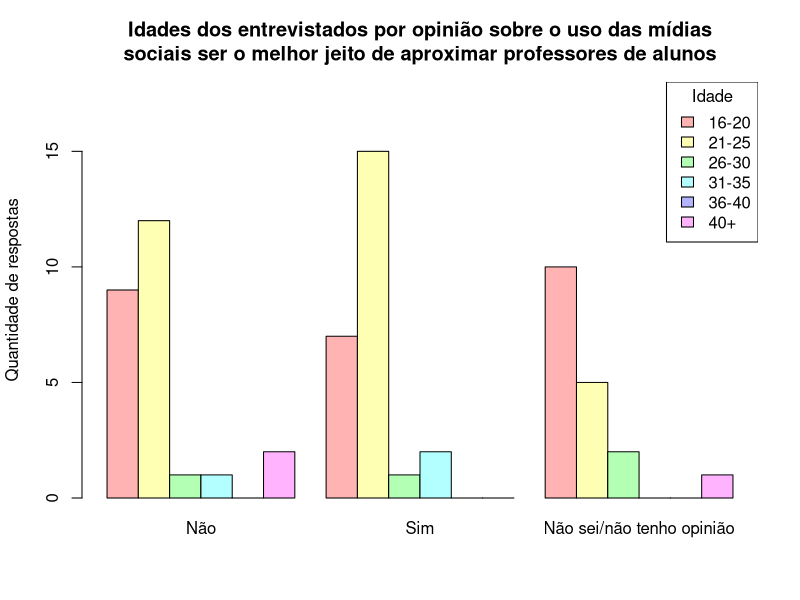

Here is the R script that generated this plot:
library(readxl)

df <- read_excel("dados/umses_alunos_2018.xlsx")
#View(df)

# Os dados que serão utilizados têm linhas/colunas com nenhum valor, isso faz com que ao 
# lê-los ele tenha linhas a menos
ncol <- as.table(c(0, 0, 0))
rownames(ncol) <- c(1, 2, 3)

tabela <- table(df$idade, df$profchegaal)

# Concatenação entre os dados recebidos e uma linha em branco, para dar uma 
# completude maior aos dados
graf <- rbind(tabela[1:4,], ncol, tabela[5,])
rownames(graf) <- c(1, 2, 3, 4, 5, 6)

png("graficos/relacao-midia-social-aproxima-prof-aluno-por-idade.png", width=600, height=600)

barplot(graf,
        beside=TRUE,
        ylab="Quantidade de respostas",
        main="Idades dos entrevistados por opinião sobre o uso das mídias\nsociais ser o melhor jeito de aproximar professores de alunos",
        col=rainbow(6, s=.3),
        ylim=c(0, 18),
        names.arg=c("Não", "Sim", "Não sei/não tenho opinião"))

legend("topright", legend=c("16-20", "21-25", "26-30", "31-35", "36-40", "40+"), fill=rainbow(6, s=.3), title="Idade")

dev.off()